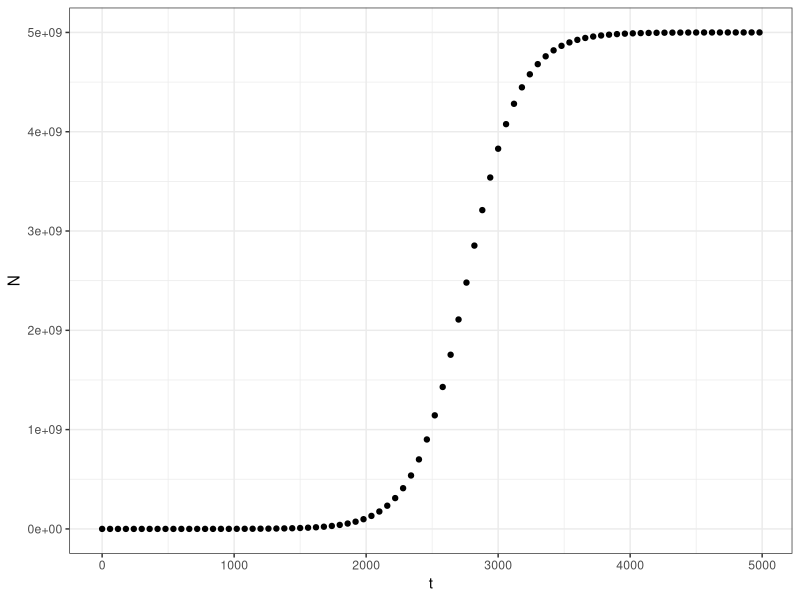
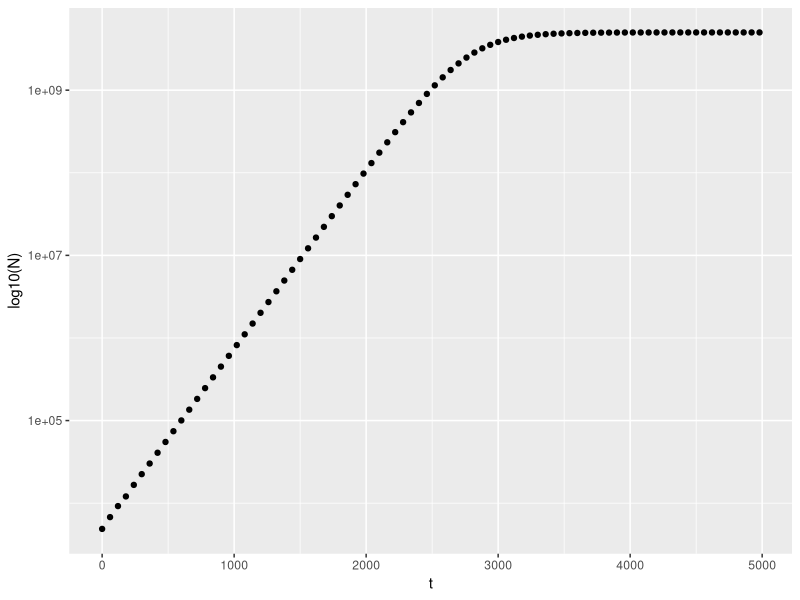
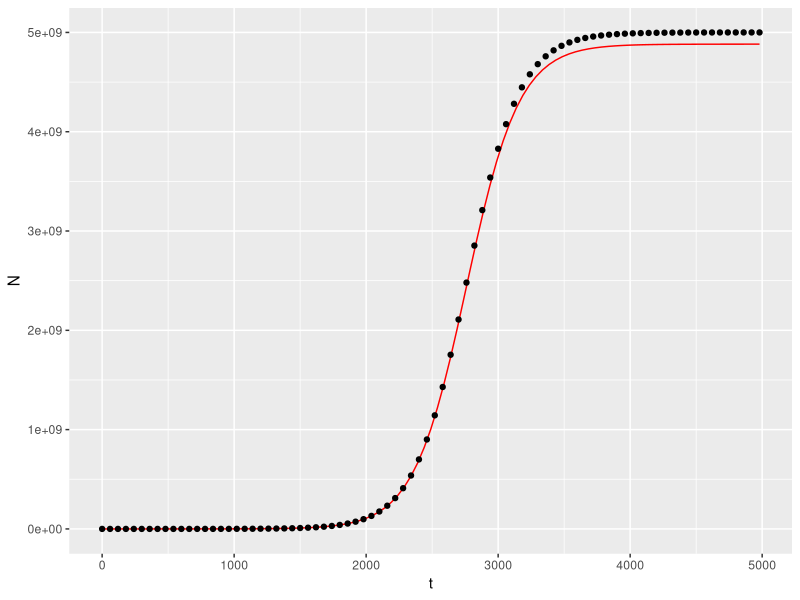
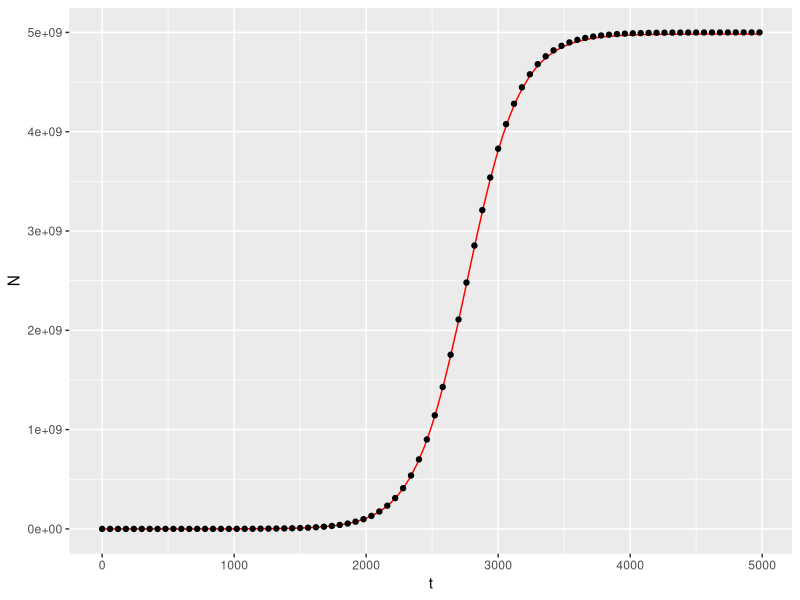
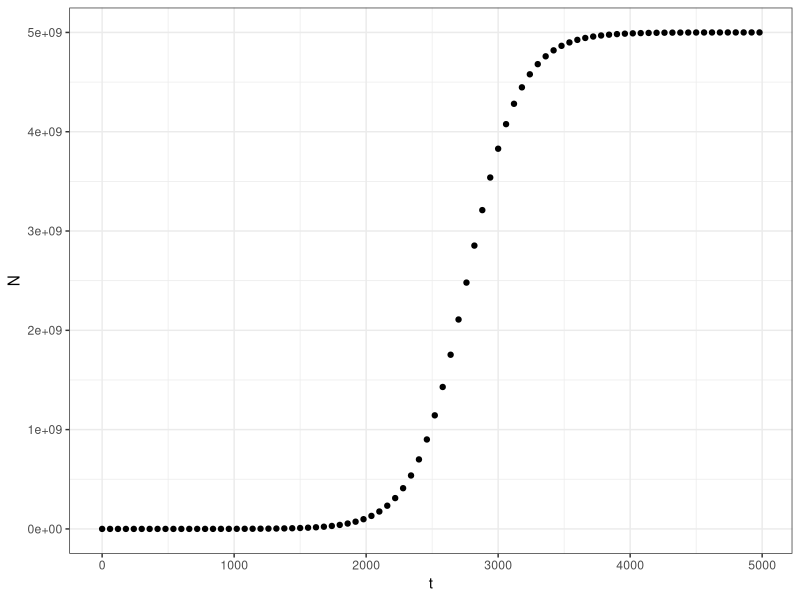
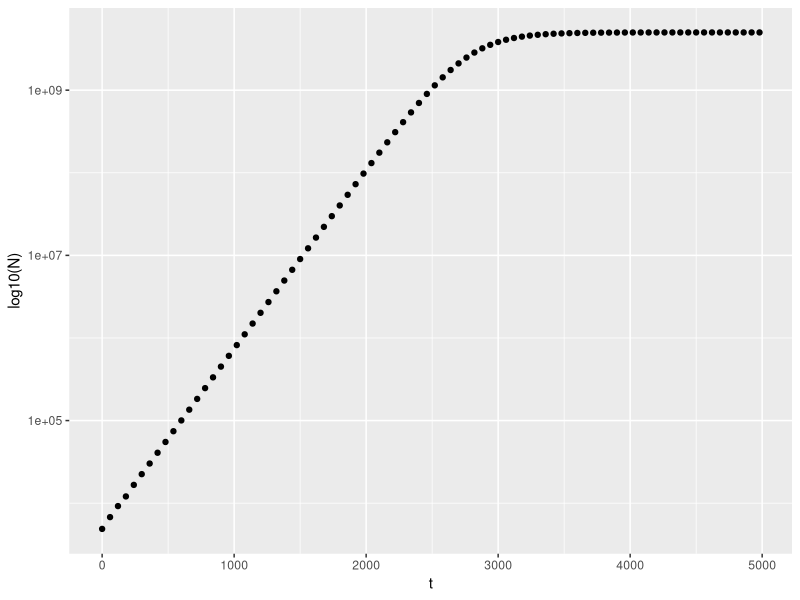
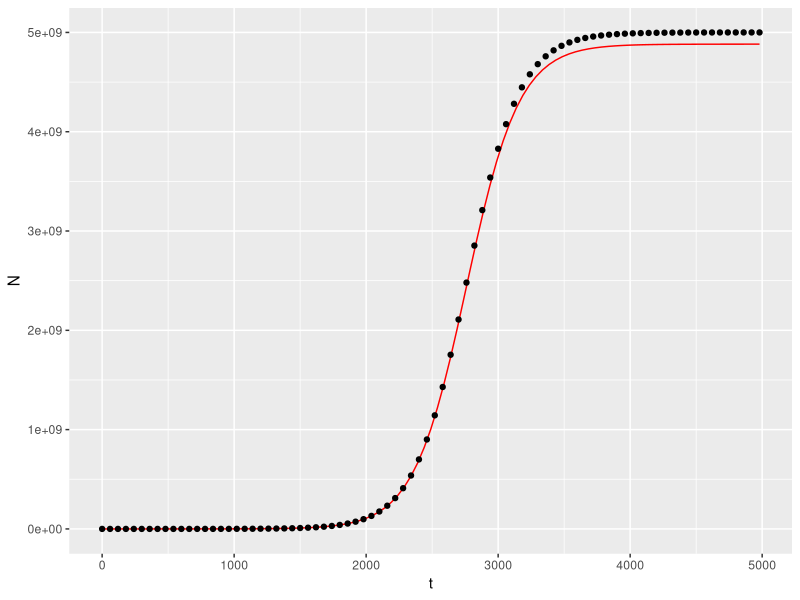
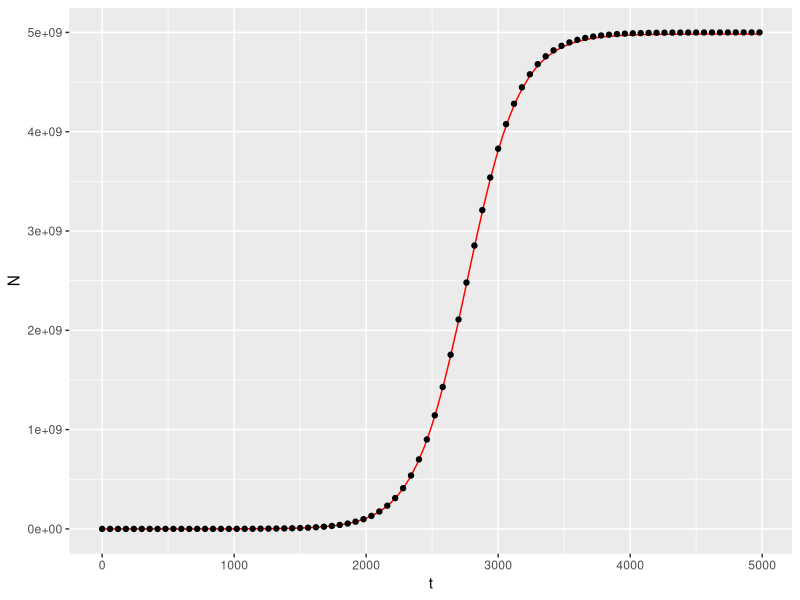

Recreate these plots in R, in order.
## ---- chunk 1
growth_data <- read.csv("experiment3.csv")

install.packages("ggplot2")
install.packages("dplyr")
library(ggplot2)
library(dplyr)
## ---- chunk 2
ggplot(aes(t,N), data = growth_data) +
  geom_point() +
  xlab("t") +
  ylab("N") +
  theme_bw()
## ---- chunk 3
ggplot(aes(t,N), data = growth_data) +
  geom_point() +
  xlab("t") +
  ylab("log10(N)") +
  scale_y_continuous(trans='log10')
## ---- chunk 4
data_subset1 <- growth_data %>% filter(t<2000) %>% mutate(N_log = log(N))

model1 <- lm(N_log ~ t, data_subset1)
summary(model1)
## ---- chunk 5
data_subset2 <- growth_data %>% filter(t>3000)

model2 <- lm(N ~ 1, data_subset2)
summary(model2)
## ---- chunk 6
data_subset1 <- growth_data %>% filter(t<2000) %>% mutate(N_log = log(N))

model1 <- lm(N_log ~ t, data_subset1)
summary(model1)
## ---- chunk 7
data_subset2 <- growth_data %>% filter(t>3000)

model2 <- lm(N ~ 1, data_subset2)
summary(model2)
## ---- chunk 8
logistic_fun <- function(t) {
  N <- (N0*K*exp(r*t))/(K-N0+N0*exp(r*t))
  return(N)}

N0 <- 5000.306 
r <- 4.997e-03 
K <- 4.882e+09

ggplot(aes(t,N), data = growth_data) +
  geom_function(fun=logistic_fun, colour="red") +
  geom_point()
## ---- chunk 9
logistic_fun3 <- function(t) {
  N3 <- (N03*K3*exp(r3*t))/(K3-N03+N03*exp(r3*t))
  return(N3)
}

N03 <- 5000.306 
r3 <- 4.997e-03
K3 <- 4.984e+09

ggplot(aes(t,N), data = growth_data) +
  geom_function(fun=logistic_fun3, colour="red") +
  geom_point()
## ---- chunk 10
t <- 4980
N0 <- 5000.306 
r <- 4.997e-03 

Nt <- N0*exp(r*t) 
Nt
## ---- chunk 11
t <- 4980
N0 <- 5000.306 
r <- 4.997e-03 
K <- 4.882e+09

Numerator <- K*N0*exp(r*t)
Denominator <- K-N0+N0*exp(r*t)

Nt <- Numerator/Denominator
Nt
## ---- chunk 12
ggplot(aes(t,N), data = growth_data) +
  geom_point() +
  xlab("t") +
  ylab("N") +
  theme_bw()
## ---- chunk 13
ggplot(aes(t,N), data = growth_data) +
  geom_point() +
  xlab("t") +
  ylab("log10(N)") +
  scale_y_continuous(trans='log10')
## ---- chunk 14
data_subset1 <- growth_data %>% filter(t<2000) %>% mutate(N_log = log(N))

model1 <- lm(N_log ~ t, data_subset1)
summary(model1)
## ---- chunk 15
data_subset2 <- growth_data %>% filter(t>3000)

model2 <- lm(N ~ 1, data_subset2)
summary(model2)
## ---- chunk 16
data_subset1 <- growth_data %>% filter(t<2000) %>% mutate(N_log = log(N))

model1 <- lm(N_log ~ t, data_subset1)
summary(model1)
## ---- chunk 17
data_subset2 <- growth_data %>% filter(t>3000)

model2 <- lm(N ~ 1, data_subset2)
summary(model2)
## ---- chunk 18
logistic_fun <- function(t) {
  N <- (N0*K*exp(r*t))/(K-N0+N0*exp(r*t))
  return(N)}

N0 <- 5000.306 
r <- 4.997e-03 
K <- 4.882e+09

ggplot(aes(t,N), data = growth_data) +
  geom_function(fun=logistic_fun, colour="red") +
  geom_point()
## ---- chunk 19
logistic_fun3 <- function(t) {
  N3 <- (N03*K3*exp(r3*t))/(K3-N03+N03*exp(r3*t))
  return(N3)
}

N03 <- 5000.306 
r3 <- 4.997e-03
K3 <- 4.984e+09

ggplot(aes(t,N), data = growth_data) +
  geom_function(fun=logistic_fun3, colour="red") +
  geom_point()
## ---- chunk 20
t <- 4980
N0 <- 5000.306 
r <- 4.997e-03 

Nt <- N0*exp(r*t) 
Nt
## ---- chunk 21
t <- 4980
N0 <- 5000.306 
r <- 4.997e-03 
K <- 4.882e+09

Numerator <- K*N0*exp(r*t)
Denominator <- K-N0+N0*exp(r*t)

Nt <- Numerator/Denominator
Nt
